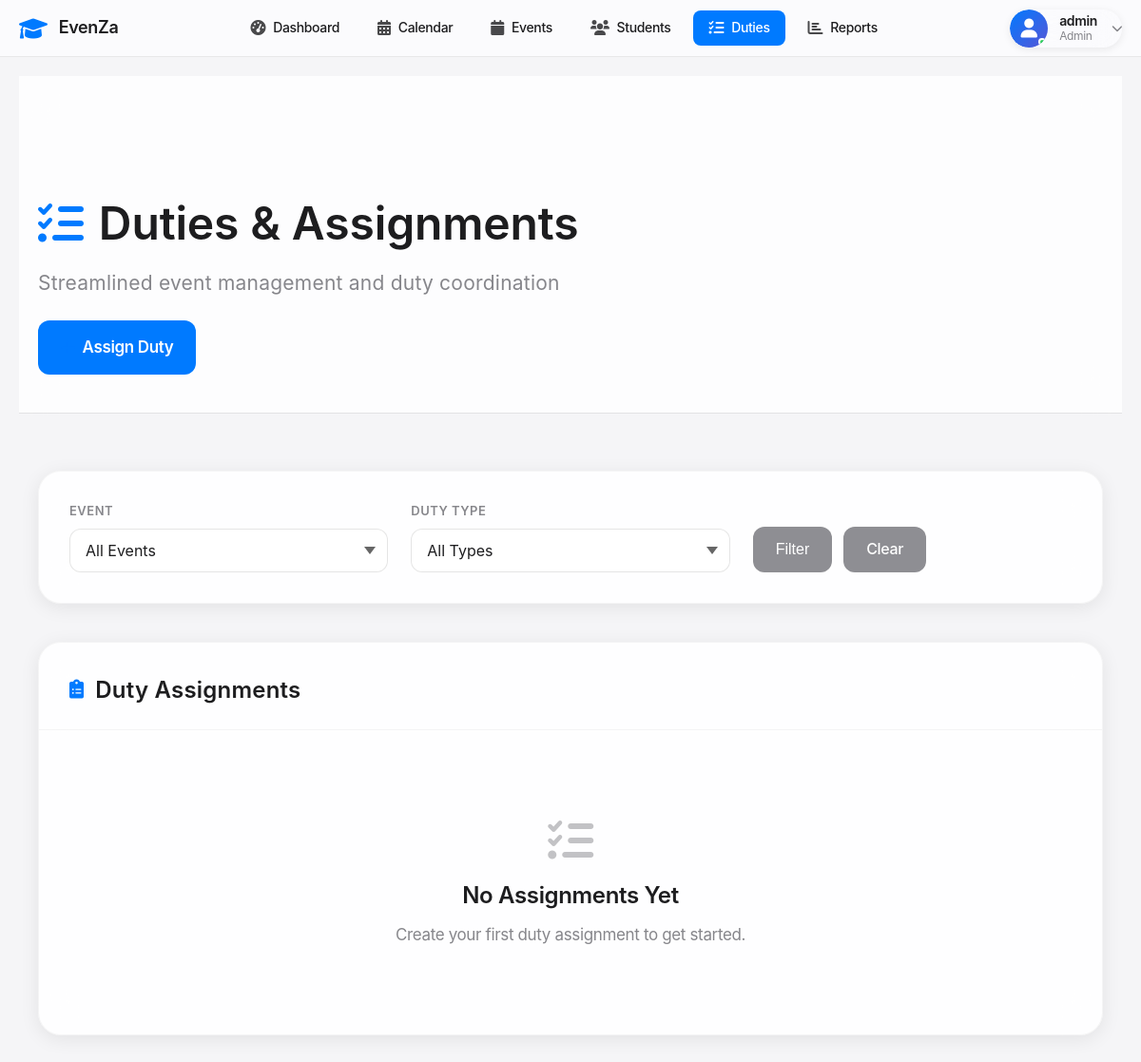
Page /duties (signed in) on the earlier database version.
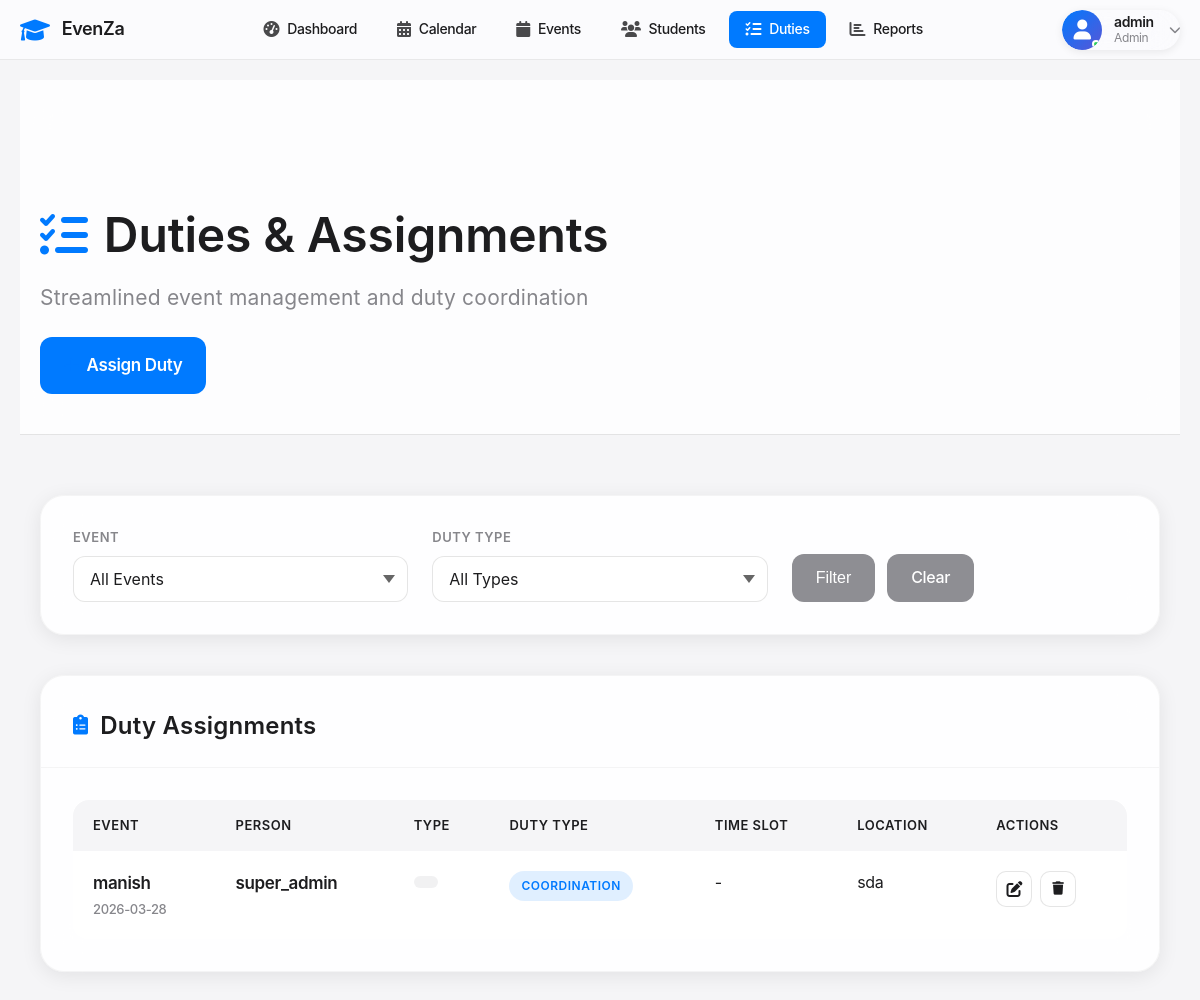
Same page on the later database version.
### tables this page shows
CREATE TABLE duties (
            id INTEGER PRIMARY KEY AUTOINCREMENT,
            event_id INTEGER NOT NULL,
            duty_person_id INTEGER NOT NULL,
            duty_type TEXT NOT NULL,
            duty_date DATE NOT NULL,
            start_time TIME NOT NULL,
            end_time TIME NOT NULL,
            location TEXT NOT NULL,
            description TEXT,
            notes TEXT,
            assigned_at TIMESTAMP DEFAULT CURRENT_TIMESTAMP,
            FOREIGN KEY (event_id) REFERENCES events (id) ON DELETE CASCADE,
            FOREIGN KEY (duty_person_id) REFERENCES duty_personnel (id) ON DELETE CASCADE
        );

CREATE TABLE events (
            id INTEGER PRIMARY KEY AUTOINCREMENT,
            name TEXT NOT NULL,
            type TEXT NOT NULL,
            event_date DATE NOT NULL,
            start_time TIME NOT NULL,
            end_time TIME NOT NULL,
            venue TEXT NOT NULL,
            description TEXT,
            host_school TEXT NOT NULL,
            participating_schools TEXT,
            status TEXT DEFAULT 'upcoming',
            created_at TIMESTAMP DEFAULT CURRENT_TIMESTAMP
        );

CREATE TABLE duty_personnel (
            id INTEGER PRIMARY KEY AUTOINCREMENT,
            name TEXT NOT NULL,
            designation TEXT,
            school TEXT,
            contact TEXT,
            email TEXT,
            created_at TIMESTAMP DEFAULT CURRENT_TIMESTAMP
        );

### app.py (the view)
@app.route('/duties')
@login_required
def duties():
    conn = get_db_connection()
    duties = conn.execute('''
        SELECT d.*, e.name as event_name, e.event_date as event_date,
               dp.name as person_name, dp.designation, dp.school
        FROM duties d
        JOIN events e ON d.event_id = e.id
        JOIN duty_personnel dp ON d.duty_person_id = dp.id
        ORDER BY e.event_date
    ''').fetchall()
    events = conn.execute('SELECT id, name, event_date FROM events ORDER BY event_date').fetchall()
    duty_personnel = conn.execute('SELECT id, name, designation FROM duty_personnel ORDER BY name').fetchall()
    conn.close()
    return render_template('duties.html', duties=duties, events=events,
                         duty_personnel=duty_personnel)

### app.py (called while the page is built)
def get_db_connection():
    conn = sqlite3.connect('events.db')
    conn.row_factory = sqlite3.Row
    return conn

def login_required(f):
    @wraps(f)
    def decorated_function(*args, **kwargs):
        if 'user_id' not in session:
            flash('Please login to access this page', 'error')
            return redirect(url_for('login'))
        return f(*args, **kwargs)
    return decorated_function

### templates/duties.html (shortened to what the changed rows need)
{% extends "base.html" %}
{% block content %}
<div class="main-header fade-in">
    <div class="container">
        <h1><i class="fas fa-tasks"></i>Duties & Assignments</h1>
    </div>
</div>
<div class="container">
    <div class="apple-card fade-in">
        <div class="card-header">
            <h2 class="card-title">
                <i class="fas fa-clipboard-list"></i>Duty Assignments
            </h2>
        </div>
        <div class="card-body">
            {% if duties %}
                <div class="table-container">
                    <table class="duties-table">
                        <thead>
                            <tr>
                                <th>Event</th>
                                <th>Person</th>
                                <th>Type</th>
                                <th>Duty Type</th>
                                <th>Time Slot</th>
                                <th>Location</th>
                                {% if session.role in ['admin', 'super_admin'] %}
                                <th>Actions</th>
                                {% endif %}
                            </tr>
                        </thead>
                        <tbody>
                            {% for duty in duties %}
                                <tr>
                                    <td>
                                        <div class="event-name">{{ duty.event_name }}</div>
                                        <div class="event-date">{{ duty.event_date }}</div>
                                    </td>
                                    <td>
                                        <div class="person-name">{{ duty.person_name }}</div>
                                    </td>
                                    <td>
                                        <span class="badge badge-secondary">{{ duty.person_type }}</span>
                                    </td>
                                    <td>
                                        <span class="badge badge-info">{{ duty.duty_type|title }}</span>
                                    </td>
                                    <td>
                                        {{ duty.time_slot or '-' }}
                                    </td>
                                    <td>
                                        {{ duty.location or '-' }}
                                    </td>
                                    {% if session.role in ['admin', 'super_admin'] %}
                                    <td>
                                        <div class="btn-group">
                                            <a href="{{ url_for('edit_duty', id=duty.id) }}"
                                               class="table-action-btn edit">
                                                <i class="fas fa-edit"></i>
                                            </a>
                                            <form method="POST"
                                                  action="{{ url_for('delete_duty', id=duty.id) }}"
                                                  style="display: inline;">
                                                <button type="submit"
                                                        class="table-action-btn delete"
                                                        onclick="return confirm('Are you sure you want to delete this duty assignment?')">
                                                    <i class="fas fa-trash"></i>
                                                </button>
                                            </form>
                                        </div>
                                    </td>
                                    {% endif %}
                                </tr>
                            {% endfor %}
                        </tbody>
                    </table>
                </div>
            {% else %}
                <div class="empty-state">
                    <i class="fas fa-tasks"></i>
                    <h3>No Assignments Yet</h3>
                    <p>Create your first duty assignment to get started.</p>
                </div>
            {% endif %}
        </div>
    </div>
</div>
{% endblock %}

Differences in the rows shown:
added duties: event_name "manish", event_date "2026-03-28", person_name "super_admin", duty_type "COORDINATION", time_slot "-", location "sda"
Other differences:
text no longer shown: "No Assignments Yet Create your first duty assignment to get started."
text now shown: "EVENT PERSON TYPE DUTY TYPE TIME SLOT LOCATION ACTIONS"
